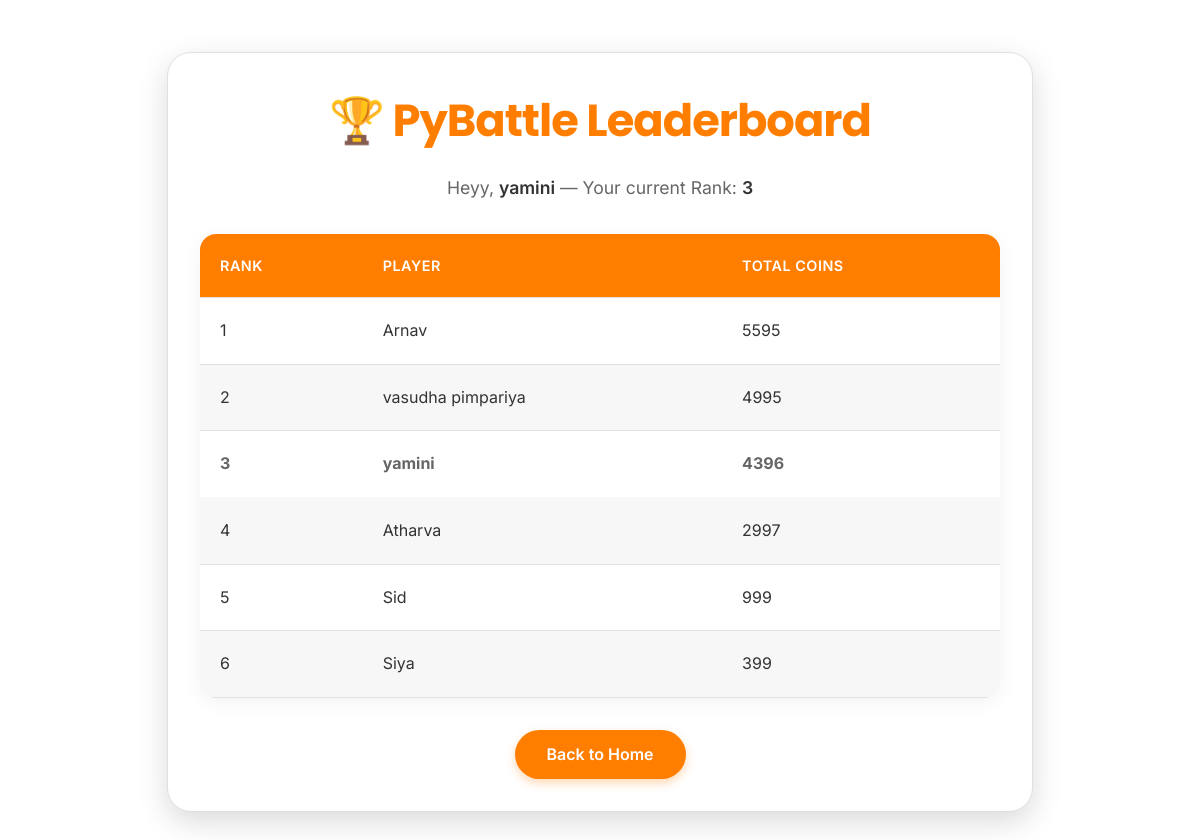
/leaderboard (signed in), run on the app's committed database.
### tables this page shows
CREATE TABLE account(
                 id integer primary key autoincrement,
                 name text,
                 username text unique,
                 email text,
                 password text
                 );

### app.py (the view)
@app.route("/leaderboard")
def leaderboard():
    name = session.get("p_name")
    if not name:
        return redirect("/login")
    conn = sq.connect("database.db")
    conn.row_factory = sq.Row
    cur = conn.cursor()
    cur.execute("""
        SELECT a.name,
               (IFNULL(up.coins,0) + IFNULL(up.output_coins,0) + IFNULL(up.write_coins,0) + IFNULL(up.quiz_coins,0)) AS total_coins
        FROM account a
        JOIN user_progress up ON a.id = up.user_id
        ORDER BY total_coins DESC, a.name ASC
    """)
    rows = cur.fetchall()
    conn.close()
    leaderboard_data = [dict(r) for r in rows]
    current_rank = None
    for idx, row in enumerate(leaderboard_data, start=1):
        if row.get("name") == name:
            current_rank = idx
            break
    return render_template("leaderboard.html",
                           leaderboard_data=leaderboard_data,
                           name=name,
                           current_rank=current_rank)

### templates/leaderboard.html (shortened to what this page needs)
<!DOCTYPE html>
<html lang="en">
<head>
</head>
<body class="leaderboard-body">
    <div class="leaderboard-container">
        <header class="leaderboard-header">
            <h1 class="leaderboard-title">🏆 PyBattle Leaderboard</h1>
            <p class="leaderboard-subtitle">
                Heyy, <span class="player-name">{{ name }}</span> —
                Your current Rank: <span class="player-rank">{{ current_rank or "—" }}</span>
            </p>
        </header>
        <main class="leaderboard-main">
            <table class="leaderboard-table" aria-label="Leaderboard table">
                <thead class="leaderboard-thead">
                    <tr>
                        <th class="col-rank">Rank</th>
                        <th class="col-name">Player</th>
                        <th class="col-coins">Total Coins</th>
                    </tr>
                </thead>
                <tbody class="leaderboard-tbody">
                    {% for row in leaderboard_data %}
                    <tr class="leaderboard-row {% if row['name'] == name %}current-user{% endif %}">
                        <td class="rank-cell">{{ loop.index }}</td>
                        <td class="name-cell">{{ row['name'] }}</td>
                        <td class="coins-cell">{{ row['total_coins'] }}</td>
                    </tr>
                    {% endfor %}
                </tbody>
            </table>
        </main>
        <footer class="leaderboard-footer">
            <a class="btn-back" href="/home">Back to Home</a>
        </footer>
    </div>
</body>
</html>

### templates/leaderboard.html (style rules this page uses)
:root { --bg-light: #ffffff; --bg-card: #ffffff; --text-dark: #333333; --text-secondary: #666666; --accent-orange: #ff7e00; --accent-orange-dark: #cc6400; --shadow-subtle: 0 4px 15px rgba(0, 0, 0, 0.1); --glow-shadow: 0 0 15px rgba(255, 126, 0, 0.4); }
body { background-color: var(--bg-light); color: var(--text-dark); font-family: 'Inter', sans-serif; margin: 0; padding: 2rem; display: flex; flex-direction: column; align-items: center; justify-content: center; min-height: 100vh; line-height: 1.6; -webkit-font-smoothing: antialiased; -moz-osx-font-smoothing: grayscale; }
.leaderboard-container { width: 100%; max-width: 800px; padding: 2rem; background-color: var(--bg-card); border: 1px solid #e0e0e0; border-radius: 1.5rem; box-shadow: 0 10px 30px rgba(0, 0, 0, 0.15); text-align: center; }
.leaderboard-header { margin-bottom: 2rem; }
.leaderboard-title { font-family: 'Poppins', sans-serif; font-size: 2.8rem; color: var(--accent-orange); margin-top: 0; margin-bottom: 0.5rem; letter-spacing: -1px; }
.leaderboard-subtitle { font-size: 1.1rem; color: var(--text-secondary); }
.player-name, .player-rank { font-weight: 600; color: var(--text-dark); }
.leaderboard-table { width: 100%; border-collapse: collapse; margin-top: 2rem; border-radius: 1rem; overflow: hidden; box-shadow: 0 5px 20px rgba(0, 0, 0, 0.05); }
.leaderboard-thead { background-color: var(--accent-orange); color: var(--bg-card); }
th, td { padding: 1.25rem; text-align: left; border-bottom: 1px solid #e0e0e0; }
th { font-weight: 600; text-transform: uppercase; font-size: 0.9rem; letter-spacing: 0.5px; }
.leaderboard-row:nth-child(even) { background-color: #f7f7f7; }
.current-user { color: var(--text-secondary); font-weight: bold; }
.current-user td { border-color: rgba(255, 255, 255, 0.2); }
.btn-back { display: inline-block; margin-top: 2rem; padding: 0.75rem 2rem; background-color: var(--accent-orange); color: var(--bg-card); text-decoration: none; border-radius: 9999px; font-weight: 600; box-shadow: 0 4px 10px rgba(255, 126, 0, 0.3); }

### data on the page
account: name "yamini", total_coins "4396"
account: name "Arnav", total_coins "5595"
account: name "vasudha pimpariya", total_coins "4995"
account: name "Atharva", total_coins "2997"
account: name "Sid", total_coins "999"
account: name "Siya", total_coins "399"

### other printed values
{{ current_rank or "—" }} "3"
